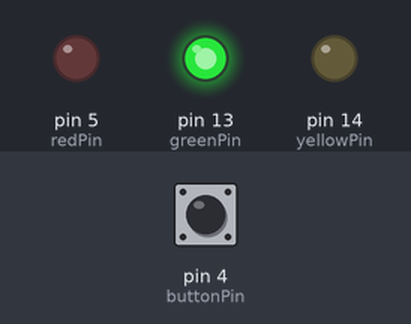
The sketch below on a simulated Arduino Uno, built with avr-gcc and run on an emulated ATmega328P. On the bench: output pins drawn as LEDs (lit = HIGH). The test bench sets the inputs (shaded band); at power-on: pin 4 (buttonPin) HIGH.

Above: at 0.1 s.
Timing chart, 0 to 1.6 s (numbered marks = the images above):
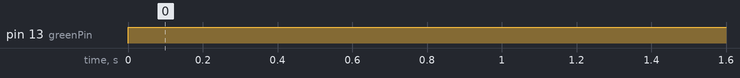

Measured:
- by itself, pin 13 (greenPin): LOW → HIGH at 0.00 s

The sketch:

thing.ino
```cpp
const int yellowPin = 14;
const int redPin = 5;
const int greenPin = 13;
const int buttonPin = 4;

int timer = 0;
int timeout = 1000 * 60 * 5;

bool yellowOn = false;
int freq = 1000;
const int sleepStep = 10;

bool done = false;

// the setup function runs once when you press reset or power the board
void setup() {
  pinMode(yellowPin, OUTPUT);
  pinMode(redPin, OUTPUT);
  pinMode(greenPin, OUTPUT);
  pinMode(buttonPin, INPUT_PULLUP);

  digitalWrite(redPin, LOW);
  digitalWrite(greenPin, LOW);
}

// the loop function runs over and over again forever
void loop() {
  if (digitalRead(buttonPin)) {
    timer = 0;
    done = false;
    freq = 1000;
  }

  if (timer > timeout) {
    digitalWrite(greenPin, HIGH);
    digitalWrite(redPin, LOW);
    done = true;
    digitalWrite(yellowPin, LOW);
  } else {
    digitalWrite(greenPin, LOW);
    digitalWrite(redPin, HIGH);
  }

  if(!done) {
    // blink change?
    if (timer % freq == 0) {
      if (yellowOn) {
        digitalWrite(yellowPin, HIGH);
        yellowOn = false;
      } else {
        digitalWrite(yellowPin, LOW);
        yellowOn = true;
      }

      if (timer > (1000 * 60 * 2)) {
        freq = 750;
      }
      if (timer > (1000 * 60 * 3)) {
        freq = 500;
      }
      if (timer > (1000 * 60 * 4)) {
        freq = 250;
      }
    }
  }

  delay(sleepStep);
  timer += sleepStep;
}
```
